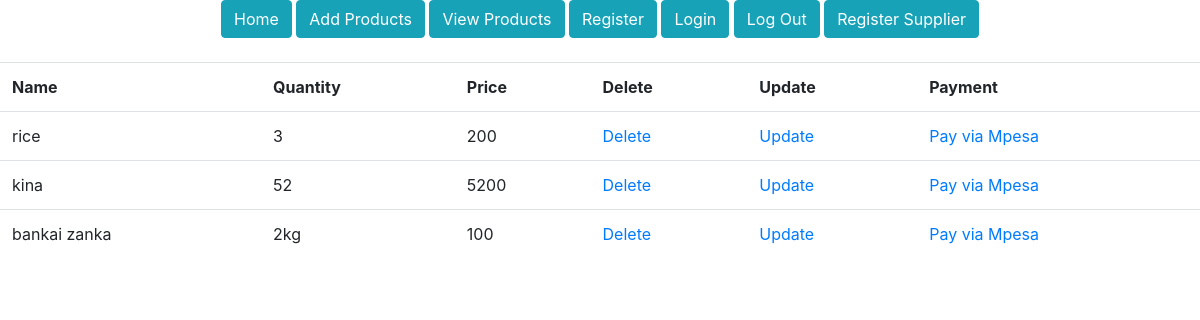
The app's page /products/ (signed in), older data.
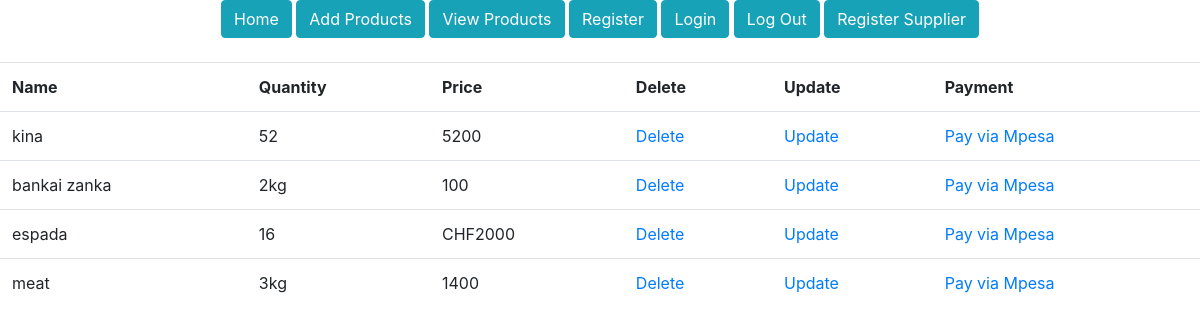
The same page, newer data.
### melkydjangoregister/models.py (models this page shows)
class Product (models.Model) :
    prod_name = models. CharField(max_length =30, blank = False, null = False)
    prod_quantity = models. CharField(max_length=30, blank=False, null=False)
    prod_price = models. CharField(max_length=30, blank=False, null=False)

### melkydjangoregister/views.py (the view)
@login_required
def view_products(request) :
    products = Product.objects.all()
    return render (request, 'products.html',{'products' : products})

### templates/products.html (shortened to what this page needs)
{% extends 'base.html' %}
{% block content %}
    <div class = 'row'>
    <div class = "col-12">
        <table class="table">
            <tr>
                <th>Name</th>
                <th>Quantity</th>
                <th>Price</th>
                <th>Delete</th>
                <th>Update</th>
                <th>Payment</th>
            </tr>
            {% for product in products %}
            <tr>
                <td>{{ product.prod_name }}</td>
                <td>{{ product.prod_quantity }}</td>
                <td>{{ product.prod_price }}</td>
                <td><a href="/delete-product/{{ product.id }}">Delete</a></td>
                <td><a href="/update-product/{{ product.id }}">Update</a></td>
                <td><a href="/payment/{{ product.id }}">Pay via Mpesa</a></td>
            </tr>
            {% endfor %}
        </table>
    </div>
    </div>
{% endblock %}

### templates/base.html (shortened to what this page needs)
<!DOCTYPE html>
<html lang="en">
<head>
    {% load static %}
    {% load crispy_forms_tags %}
<link rel="stylesheet" href="https://cdn.jsdelivr.net/npm/bootstrap@4.6.2/dist/css/bootstrap.min.css">
</head>
<body>
<section class="navigation_section">
    <div class="navigation-section-container d-flex justify-content-center mb-4">
        <nav class="navigation">
            <a href="{% url 'home' %}"><button class="btn btn-info">Home</button></a>
            <a href="{% url 'add-product' %}"><button class="btn btn-info">Add Products</button></a>
            <a href="{% url 'products' %}"><button class="btn btn-info">View Products</button></a>
            <a href="{% url 'register' %}"><button class="btn btn-info">Register</button></a>
            <a href="{% url 'login' %}"><button class="btn btn-info">Login</button></a>
            <a href="{% url 'logout' %}"><button class="btn btn-info">Log Out</button></a>
            <a href="{% url 'supplier' %}"><button class="btn btn-info">Register Supplier</button></a>
        </nav>
    </div>
</section>
{% block content %}
{% endblock %}
</body>
</html>

Row changes from the older to the newer data that the page shows:
removed Product: prod_name "rice", prod_quantity "3", prod_price "200"
added Product: prod_name "espada", prod_quantity "16", prod_price "CHF2000"
added Product: prod_name "meat", prod_quantity "3kg", prod_price "1400"
